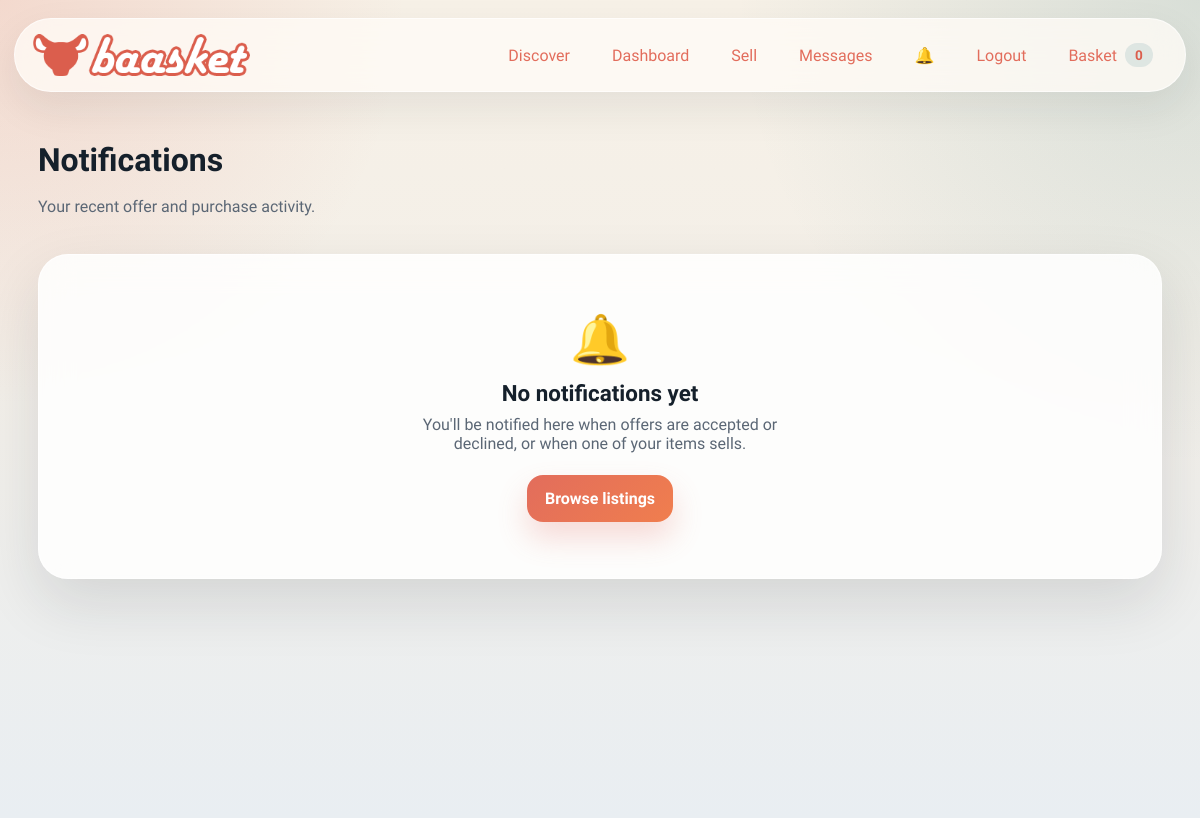
The app's page /notifications (signed in), older data.
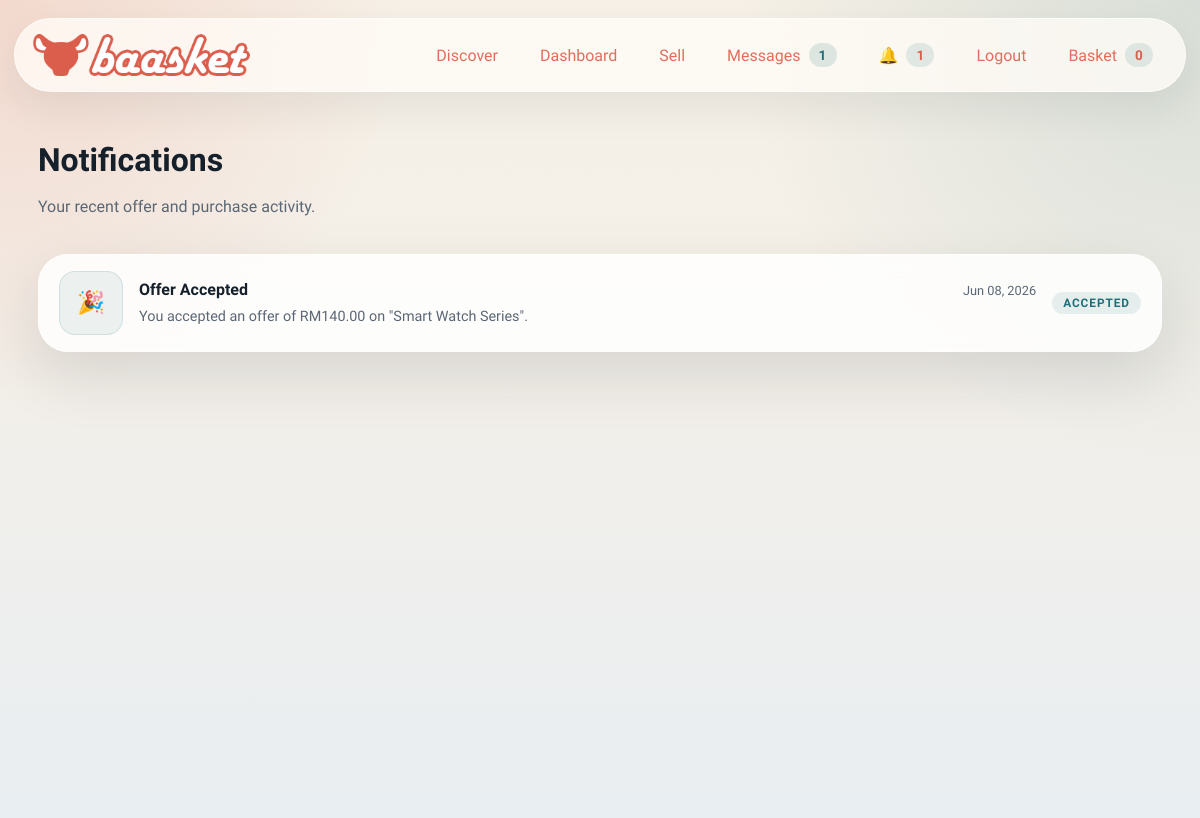
The same page, newer data.
### models.py (models this page shows)
class Notification(db.Model):
    __tablename__ = "notification"
    id = db.Column(db.Integer, primary_key=True)
    user_id = db.Column(db.Integer, db.ForeignKey("user.id"), nullable=False, index=True)
    message = db.Column(db.String(255), nullable=False)
    category = db.Column(db.String(40), nullable=False, default="general")
    is_read = db.Column(db.Boolean, nullable=False, default=False)
    created_at = db.Column(db.DateTime, nullable=False, default=datetime.utcnow, index=True)
    user = db.relationship("User", foreign_keys=[user_id], backref="notifications")

### main.py (the view)
	@app.get("/notifications")
	@login_required
	def notifications_view() -> str:
		notifs = (
			Notification.query.filter_by(user_id=current_user.id)
			.order_by(Notification.created_at.desc())
			.all()
		)
		for n in notifs:
			n.is_read = True
		db.session.commit()
		return render_template(
			"notifications.html",
			title="Notifications | Baasket",
			notifications=notifs,
		)

### models.py (called while the page is built)
@login_manager.user_loader
def load_user(user_id: str) -> User | None:
    if not user_id.isdigit():
        return None
    return db.session.get(User, int(user_id))

### payment.py (called while the page is built)
    def options(self) -> tuple[dict[str, object], ...]:
        return tuple(
            {
                "code": strategy.code,
                "label": strategy.label,
                "fee_rate": getattr(strategy, "fee_rate", Decimal("0.00")),
            }
            for strategy in self._strategies.values()
        )

### templates/notifications.html
{% extends "base.html" %}
{% block content %}
<section class="section-block">
  <div class="section-heading">
    <div>
      <h2>Notifications</h2>
      <p>Your recent offer and purchase activity.</p>
    </div>
  </div>
  {% if notifications %}
    <div class="inbox-list">
      {% for notif in notifications %}
        <div class="inbox-row card-surface" style="cursor:default;">
          <div class="inbox-thumb-wrap">
            <div class="inbox-thumb inbox-thumb--placeholder" style="font-size:1.4rem;">
              {% if notif.category == "offer_accepted" %}🎉
              {% elif notif.category == "offer_declined" %}❌
              {% elif notif.category == "purchase" %}🛍️
              {% else %}🔔
              {% endif %}
            </div>
          </div>
          <div class="inbox-body">
            <div class="inbox-top">
              <span class="inbox-other">
                {% if notif.category == "offer_accepted" %}Offer Accepted
                {% elif notif.category == "offer_declined" %}Offer Declined
                {% elif notif.category == "purchase" %}Item Sold
                {% else %}Notification
                {% endif %}
              </span>
              <time class="inbox-time">{{ notif.created_at.strftime('%b %d, %Y') }}</time>
            </div>
            <p class="inbox-preview" style="margin-top:4px;">{{ notif.message }}</p>
          </div>
          <div class="inbox-role">
            {% if notif.category == "offer_accepted" %}
              <span class="role-chip role-chip--seller">Accepted</span>
            {% elif notif.category == "offer_declined" %}
              <span class="role-chip">Declined</span>
            {% elif notif.category == "purchase" %}
              <span class="role-chip role-chip--buyer">Sold</span>
            {% endif %}
          </div>
        </div>
      {% endfor %}
    </div>
  {% else %}
    <div class="inbox-empty card-surface">
      <div class="inbox-empty-icon">🔔</div>
      <h3>No notifications yet</h3>
      <p>You'll be notified here when offers are accepted or declined, or when one of your items sells.</p>
      <a href="{{ url_for('index') }}" class="primary-button" style="display:inline-flex; margin-top:12px;">Browse listings</a>
    </div>
  {% endif %}
</section>
{% endblock %}

Row changes from the older to the newer data that the page shows:
added Notification: category "Offer Accepted", created_at "Jun 08, 2026", message "You accepted an offer of RM140.00 on \"Smart Watch Series\"."
Text that changed along with them:
{{ chat_count }}: (not shown) → "1"
{{ unread_count }}: (not shown) → "1"
text no longer shown: "🔔 No notifications yet You'll be notified here when offers are accepted or declined, or when one of your items sells. Browse listings"
